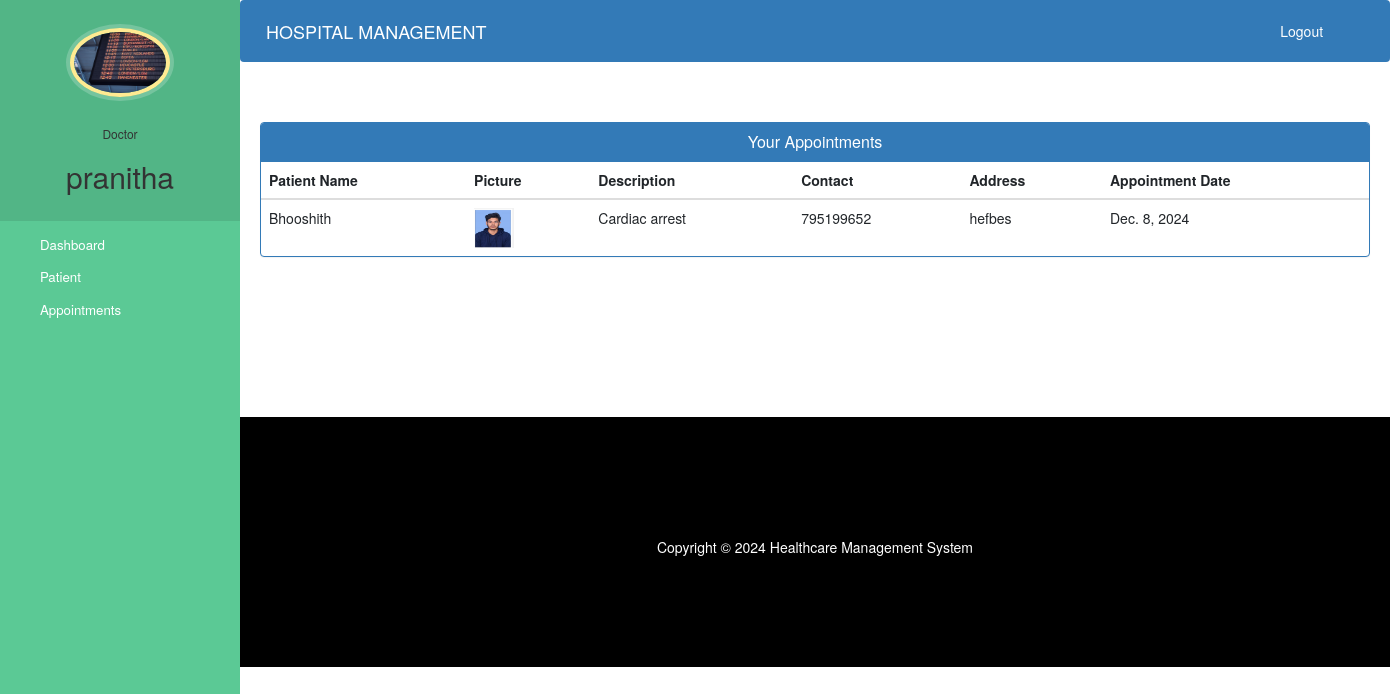
/doctor-view-appointment (signed in), run on the app's committed database.
### hospital/models.py (models this page shows, shortened)
class Doctor(models.Model):
    user=models.OneToOneField(User,on_delete=models.CASCADE)
    profile_pic= models.ImageField(upload_to='profile_pic/DoctorProfilePic/',null=True,blank=True)
    address = models.CharField(max_length=40)
    mobile = models.CharField(max_length=20,null=True)
    department= models.CharField(max_length=50,choices=departments,default='Cardiologist')
    status=models.BooleanField(default=False)

class Appointment(models.Model):
    patientId=models.PositiveIntegerField(null=True)
    doctorId=models.PositiveIntegerField(null=True)
    patientName=models.CharField(max_length=40,null=True)
    doctorName=models.CharField(max_length=40,null=True)
    appointmentDate=models.DateField(auto_now=True)
    description=models.TextField(max_length=500)
    status=models.BooleanField(default=False)

class Patient(models.Model):
    user=models.OneToOneField(User,on_delete=models.CASCADE)
    profile_pic= models.ImageField(upload_to='profile_pic/PatientProfilePic/',null=True,blank=True)
    address = models.CharField(max_length=40)
    mobile = models.CharField(max_length=20,null=False)
    symptoms = models.CharField(max_length=100,null=False)
    assignedDoctorId = models.PositiveIntegerField(null=True)
    admitDate=models.DateField(auto_now=True)
    status=models.BooleanField(default=False)

### hospital/views.py (the view)
# urls.py: path('doctor-view-appointment', views.doctor_view_appointment_view,name='doctor-view-appointment'),
@login_required(login_url='doctorlogin')
@user_passes_test(is_doctor)
def doctor_view_appointment_view(request):
    doctor=models.Doctor.objects.get(user_id=request.user.id) #for profile picture of doctor in sidebar
    appointments=models.Appointment.objects.all().filter(status=True,doctorId=request.user.id)
    patientid=[]
    for a in appointments:
        patientid.append(a.patientId)
    patients=models.Patient.objects.all().filter(status=True,user_id__in=patientid)
    appointments=zip(appointments,patients)
    return render(request,'hospital/doctor_view_appointment.html',{'appointments':appointments,'doctor':doctor})

### hospital/views.py (called while the page is built)
def is_doctor(user):
    return user.groups.filter(name='DOCTOR').exists()

### templates/hospital/doctor_view_appointment.html (shortened to what this page needs)
{% extends 'hospital/doctor_base.html' %}
{% block content %}
{%load static%}
<head>
  <link href="//netdna.bootstrapcdn.com/bootstrap/3.0.0/css/bootstrap.min.css" rel="stylesheet" id="bootstrap-css">
</head>
<div class="container">
  <div class="panel panel-primary">
    <div class="panel-heading">
      <h6 class="panel-title">Your Appointments</h6>
    </div>
    <table class="table table-hover" id="dev-table">
      <thead>
        <tr>
          <th>Patient Name</th>
          <th>Picture</th>
          <th>Description</th>
          <th>Contact</th>
          <th>Address</th>
          <th>Appointment Date</th>
        </tr>
      </thead>
      {% for a,p in appointments %}
      <tr>
        <td>{{a.patientName}}</td>
        <td> <img src="{% static p.profile_pic.url %}" alt="Profile Pic" height="40px" width="40px" /></td>
        <td>{{a.description}}</td>
        <td>{{p.mobile}}</td>
        <td>{{p.address}}</td>
        <td>{{a.appointmentDate}}</td>
      </tr>
      {% endfor %}
    </table>
  </div>
</div>
{% endblock content %}

### templates/hospital/doctor_base.html (shortened to what this page needs)
<!DOCTYPE html>
{% load static %}
<html lang="en">
<head>
  <link rel="stylesheet" href="https://stackpath.bootstrapcdn.com/bootstrap/4.3.1/css/bootstrap.min.css">
  <link rel="stylesheet" href="https://maxcdn.bootstrapcdn.com/font-awesome/4.7.0/css/font-awesome.min.css">
</head>
<body>
  <nav class="menu" tabindex="0">
    <header class="avatar">
      <img src="{% static doctor.profile_pic.url %}" alt="Profile Pic" />
      <br><br>
      <h6>Doctor</h6>
      <h2>{{request.user.first_name}}</h2>
    </header>
    <ul>
      <li tabindex="0" class="icon-dashboard"> <a style="color:white; text-decoration:none;" href="/doctor-dashboard"><span>Dashboard</span></a> </li>
      <li tabindex="0" class="icon-users"> <a style="color:white; text-decoration:none;" href="/doctor-patient"><span>Patient</span></a></li>
      <li tabindex="0" class="icon-calendar"> <a style="color:white; text-decoration:none;" href="/doctor-appointment"><span>Appointments</span></a></li>
    </ul>
  </nav>
  <main>
    <div class="bs-example">
      <nav class="navbar navbar-expand-md  navbar-dark fixed-top" style="background:#337AB7;">
        <a href="/doctor-dashboard" class="navbar-brand">HOSPITAL MANAGEMENT</a>
        <div class="collapse navbar-collapse justify-content-between" id="navbarCollapse">
          <div class="navbar-nav" style=" margin-left: 90%;">
         <a href="{% url 'logout' %}" style="color: white; text-decoration: none;">Logout</a>
          </div>
        </div>
      </nav>
    </div>
    <br><br>
    {% block content %}
    {% endblock content %}
    <br><br><br><br><br><br><br>
    <footer>
      <br>
      <div class="container">
        <div class="row">
          <div class="col-md-12 col-sm-12">
            <div style="color:#ffffff;" class="wow fadeInUp footer-copyright">
              <p>
                Copyright &copy; 2024 Healthcare Management System </p>
            </div>
          </div>
        </div>
      </div>
    </footer>
  </main>
</body>
</html>

### templates/hospital/doctor_base.html (style rules this page uses)
a:link { text-decoration: none; }
a { color: white; }
footer { padding: 0px 0px 0px 0px; background-color: black; margin: 0px; }
p { text-align: center; }
body { padding-left: 240px; }
main { position: relative; height: 100vh; }
.menu { background: #5bc995; height: 100vh; width: 240px; position: fixed; top: 0px; left: 0; z-index: 5; outline: none; }
.menu .avatar { background: rgba(0, 0, 0, 0.1); padding: 2em 0.5em; text-align: center; }
.menu .avatar img { width: 100px; border-radius: 50%; overflow: hidden; border: 4px solid #ffea92; box-shadow: 0 0 0 4px rgba(255, 255, 255, 0.2); }
.menu .avatar h2 { font-weight: normal; margin-bottom: 0; }
.menu ul { list-style: none; padding: 0.5em 0; margin: 0; }
.menu ul li { padding: 0.5em 1em 0.5em 3em; font-size: 0.95em; font-weight: regular; background-repeat: no-repeat; background-position: left 15px center; background-size: auto 20px; transition: all 0.15s linear; cursor: pointer; }
.menu ul li.icon-dashboard { background-image: url("http://www.entypo.com/images//gauge.svg"); }
.menu ul li.icon-users { background-image: url("http://www.entypo.com/images//users.svg"); }
.menu ul li.icon-calendar { background-image: url("http://www.entypo.com/images//calendar.svg"); }

### templates/hospital/doctor_view_appointment.html (style rules this page uses)
a:link { text-decoration: none; }
h6 { text-align: center; }
.row { margin: 100px; }

### data on the page
Doctor: profile_pic (picture)
Appointment: patientName "Bhooshith", profile_pic (picture), description "Cardiac arrest", mobile "795199652", address "hefbes", appointmentDate "Dec. 8, 2024"

### other printed values
{{ request.user.first_name }} "pranitha"
